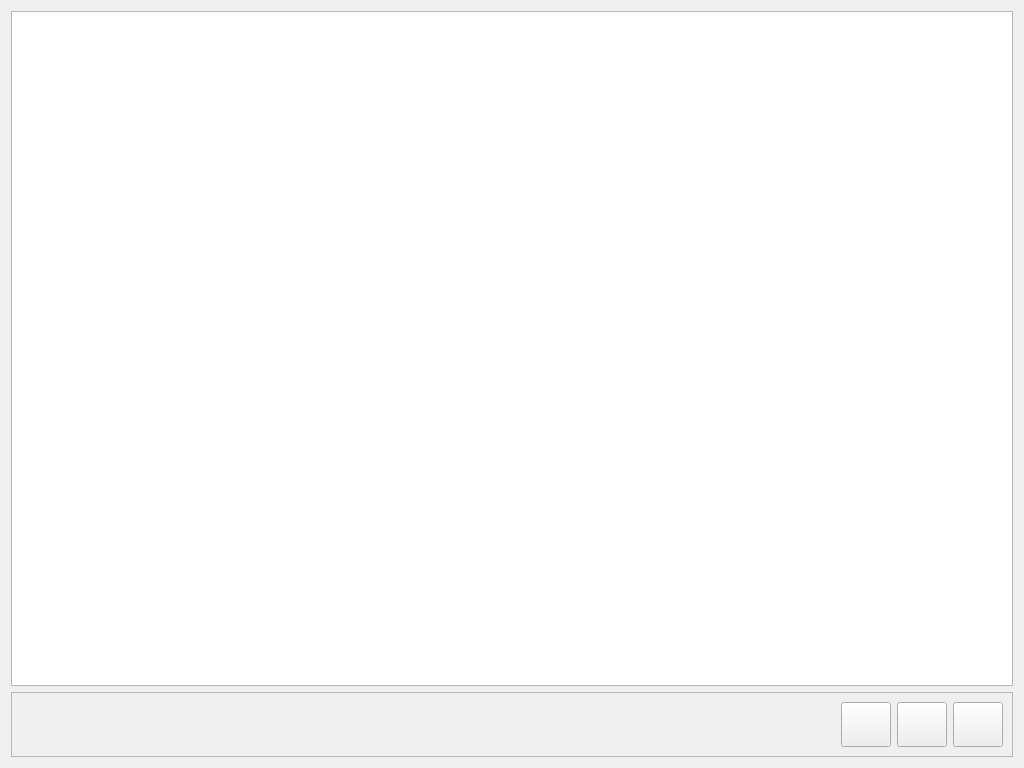
<?xml version="1.0" encoding="UTF-8"?>
<ui version="4.0">
 <class>In2Visualizator</class>
 <widget class="QWidget" name="In2Visualizator">
  <property name="geometry">
   <rect>
    <x>0</x>
    <y>0</y>
    <width>1024</width>
    <height>768</height>
   </rect>
  </property>
  <property name="windowTitle">
   <string>In2 Printing Solutions</string>
  </property>
  <layout class="QVBoxLayout" name="verticalLayout">
   <item>
    <widget class="QGraphicsView" name="m_graphicsView">
     <property name="backgroundBrush">
      <brush brushstyle="Dense1Pattern">
       <color alpha="255">
        <red>85</red>
        <green>0</green>
        <blue>255</blue>
       </color>
      </brush>
     </property>
    </widget>
   </item>
   <item>
    <widget class="QFrame" name="frame">
     <property name="frameShape">
      <enum>QFrame::StyledPanel</enum>
     </property>
     <property name="frameShadow">
      <enum>QFrame::Raised</enum>
     </property>
     <layout class="QGridLayout" name="gridLayout">
      <item row="0" column="0">
       <spacer name="horizontalSpacer_2">
        <property name="orientation">
         <enum>Qt::Horizontal</enum>
        </property>
        <property name="sizeHint" stdset="0">
         <size>
          <width>813</width>
          <height>20</height>
         </size>
        </property>
       </spacer>
      </item>
      <item row="0" column="1">
       <layout class="QHBoxLayout" name="horizontalLayout">
        <item>
         <widget class="QPushButton" name="m_pbMuestra">
          <property name="sizePolicy">
           <sizepolicy hsizetype="Minimum" vsizetype="Fixed">
            <horstretch>50</horstretch>
            <verstretch>0</verstretch>
           </sizepolicy>
          </property>
          <property name="minimumSize">
           <size>
            <width>50</width>
            <height>45</height>
           </size>
          </property>
          <property name="maximumSize">
           <size>
            <width>45</width>
            <height>45</height>
           </size>
          </property>
          <property name="text">
           <string/>
          </property>
          <property name="icon">
           <iconset resource="../../In2Apps/In2Designer/In2Designer/shared.qrc">
            <normaloff>:/res/images/In2Designer.ico</normaloff>:/res/images/In2Designer.ico</iconset>
          </property>
          <property name="iconSize">
           <size>
            <width>32</width>
            <height>32</height>
           </size>
          </property>
         </widget>
        </item>
        <item>
         <widget class="QPushButton" name="m_pbPrint">
          <property name="sizePolicy">
           <sizepolicy hsizetype="Minimum" vsizetype="Fixed">
            <horstretch>50</horstretch>
            <verstretch>0</verstretch>
           </sizepolicy>
          </property>
          <property name="minimumSize">
           <size>
            <width>50</width>
            <height>45</height>
           </size>
          </property>
          <property name="maximumSize">
           <size>
            <width>45</width>
            <height>45</height>
           </size>
          </property>
          <property name="text">
           <string/>
          </property>
          <property name="icon">
           <iconset resource="../../In2Apps/In2Designer/In2Designer/shared.qrc">
            <normaloff>:/res/images/folder_logo.png</normaloff>:/res/images/folder_logo.png</iconset>
          </property>
          <property name="iconSize">
           <size>
            <width>32</width>
            <height>32</height>
           </size>
          </property>
         </widget>
        </item>
        <item>
         <widget class="QPushButton" name="m_pbOK">
          <property name="sizePolicy">
           <sizepolicy hsizetype="Minimum" vsizetype="Fixed">
            <horstretch>50</horstretch>
            <verstretch>0</verstretch>
           </sizepolicy>
          </property>
          <property name="minimumSize">
           <size>
            <width>50</width>
            <height>45</height>
           </size>
          </property>
          <property name="maximumSize">
           <size>
            <width>45</width>
            <height>45</height>
           </size>
          </property>
          <property name="text">
           <string/>
          </property>
          <property name="icon">
           <iconset resource="../../In2Apps/In2Designer/In2Designer/shared.qrc">
            <normaloff>:/res/images/Ok_32x32.png</normaloff>:/res/images/Ok_32x32.png</iconset>
          </property>
          <property name="iconSize">
           <size>
            <width>32</width>
            <height>32</height>
           </size>
          </property>
         </widget>
        </item>
       </layout>
      </item>
     </layout>
    </widget>
   </item>
  </layout>
 </widget>
 <resources>
  <include location="../../In2Apps/In2Designer/In2Designer/shared.qrc"/>
 </resources>
 <connections/>
</ui>
